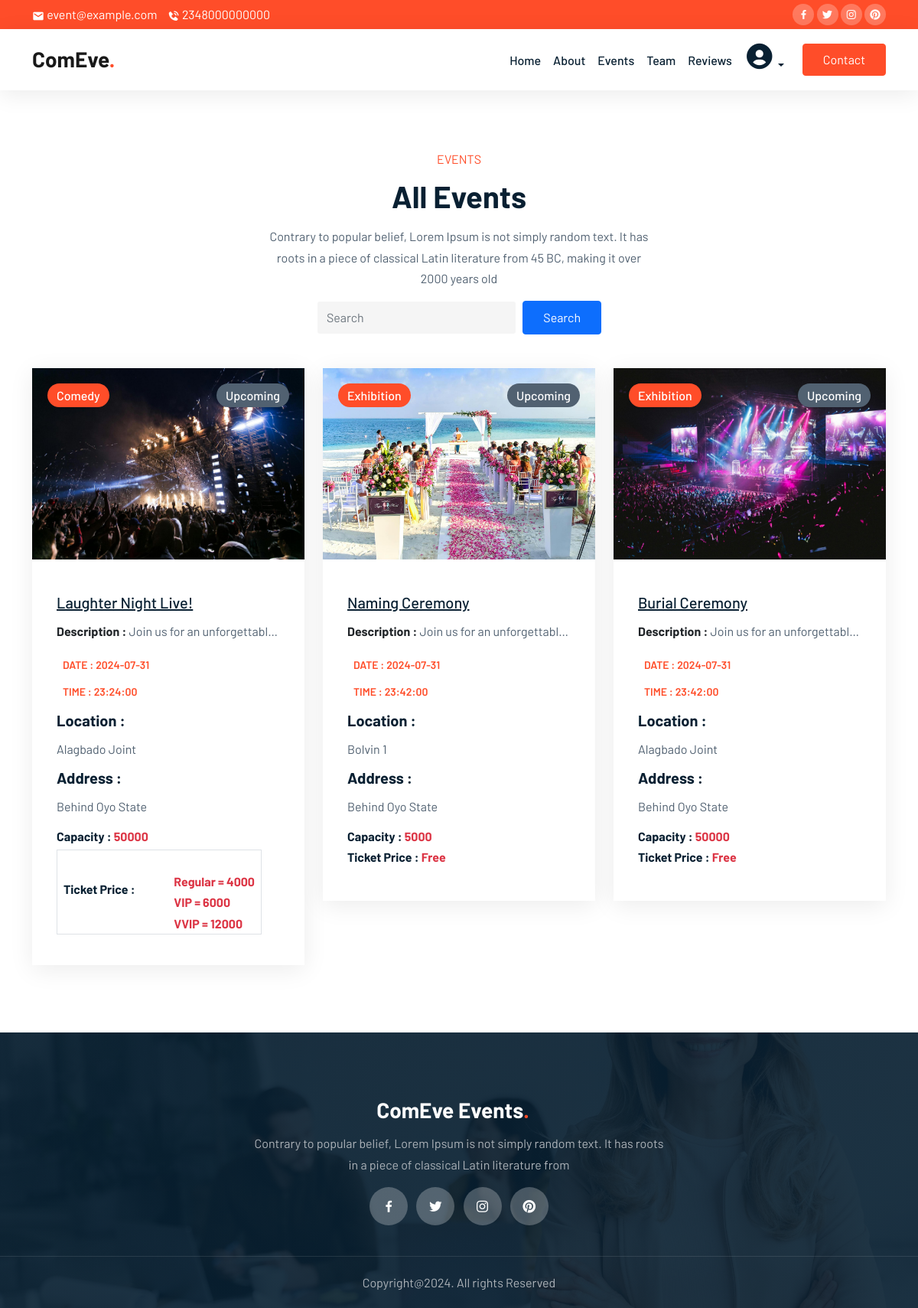
Screenshot of /events.php with the database file from the repository.
### tables this page shows
CREATE TABLE `settings` (
  `setting_id` int(11) NOT NULL,
  `title` varchar(255) NOT NULL,
  `about` text NOT NULL,
  `logo` varchar(255) NOT NULL
);

CREATE TABLE `events` (
  `event_id` int(11) NOT NULL,
  `title` varchar(255) NOT NULL,
  `description` text NOT NULL,
  `category_id` int(11) NOT NULL,
  `date` date NOT NULL,
  `time` time NOT NULL,
  `center_id` int(11) NOT NULL,
  `flyer` varchar(255) NOT NULL,
  `user_id` int(11) NOT NULL,
  `created_at` datetime NOT NULL,
  `status` varchar(50) NOT NULL
);

CREATE TABLE `categories` (
  `category_id` int(11) NOT NULL,
  `name` varchar(50) NOT NULL,
  `description` text NOT NULL,
  `created_at` datetime NOT NULL
);

CREATE TABLE `event_center` (
  `center_id` int(11) NOT NULL,
  `name` varchar(255) NOT NULL,
  `description` text NOT NULL,
  `address` varchar(255) NOT NULL,
  `capacity` int(20) NOT NULL,
  `charge` int(20) NOT NULL,
  `image` varchar(255) NOT NULL,
  `user_id` int(11) NOT NULL,
  `created_at` datetime NOT NULL,
  `updated_on` datetime NOT NULL DEFAULT current_timestamp()
);

CREATE TABLE `prices` (
  `price_id` int(11) NOT NULL,
  `regular` int(11) NOT NULL,
  `vip` int(11) NOT NULL,
  `vvip` int(11) NOT NULL,
  `event_id` int(11) NOT NULL
);

### events.php (the view, shortened to what this page needs)
<?php
include "./includes/header.php";
include "./includes/topNav.php";
$status = 'Upcoming';
$eventQuery = "SELECT * FROM events WHERE status = ?";
$events = $conn->prepare($eventQuery);
$events->bind_param("s", $status);
$events->execute();
$results = $events->get_result()->fetch_all(MYSQLI_ASSOC);
?>
    <section id="events">
        <div class="container">
            <div class="row">
                <div class="col-12">
                    <div class="intro">
                        <h6>Events</h6>
                        <h1>All Events</h1>
                        <p class="mx-auto">Contrary to popular belief, Lorem Ipsum is not simply random text. It has
                            roots in a piece of classical Latin literature from 45 BC, making it over 2000 years old</p>
                        <form class="d-flex col-lg-4 m-auto" method="post" action="events.php">
                            <input class="form-control me-2" type="text" name="search-term" placeholder="Search">
                            <button class="btn btn-primary" type="submit">Search</button>
                        </form>
                    </div>
                </div>
            </div>
            <div class="row">
            <?php foreach ($results as $key => $row) : ?>
                <div class="col-md-4 my-2">
                    <article class="blog-post">
                    <img width="auto" height="250px" src="./admin/uploads/<?= $row['flyer']; ?>" alt="">
                    <?php
                    $categoryQuery = "SELECT * FROM categories WHERE category_id = ?";
                    $stmt13 = $conn->prepare($categoryQuery);
                    $stmt13->bind_param("i", $row['category_id']);
                    $stmt13->execute();
                    $row1 = $stmt13->get_result()->fetch_assoc();
                    ?>
                    <a href="#" class="tag"><?= $row1['name'] ?></a>
                    <a href="#" class="tag1"><?= $row['status'] ?></a>
                    <div class="content">
                        <h5><a href="./single-event.php?event_id=<?= $row['event_id'] ?>"><?= $row['title'] ?></a></h5>
                        <p style="overflow: hidden; white-space: nowrap;text-overflow: ellipsis;"><span class="text-dark fw-bolder"> Description : </span><?= $row['description'] ?></p>
                        <div class="col-lg-12">
                            <div class="col-lg-12 m-2">
                                <small>DATE : <?= $row['date'] ?></small>
                            </div>
                            <div class="col-lg-12 m-2">
                                <small>TIME : <?= $row['time'] ?></small>
                            </div>
                        </div>
                        <?php
                        $centerQuery = "SELECT * FROM event_center WHERE center_id = ?";
                        $stmt11 = $conn->prepare($centerQuery);
                        $stmt11->bind_param("i", $row['center_id']);
                        $stmt11->execute();
                        $row2 = $stmt11->get_result()->fetch_assoc();
                        ?>
                        <h5>Location : </h5><span><?= $row2['name'] ?></span>
                        <h5>Address : </h5><span><?= $row2['address'] ?></span>
                        <div class="row col-lg-12">
                            <div class="col-lg-12 my-2">
                            <div class="col-lg-12 my-2">
                                <h6> Capacity : <span class="text-danger"><?= $row2['capacity'] ?></span></h6>
                            </div>
                                <?php
                                $priceQuery = "SELECT * FROM prices WHERE event_id = ?";
                                $stmt15 = $conn->prepare($priceQuery);
                                $stmt15->bind_param("i", $row['event_id']);
                                $stmt15->execute();
                                $row5 = $stmt15->get_result()->fetch_assoc();
                                if ($row5) :
                                ?>
                                <div class="price col-lg-12 border px-2">
                                    <h6> Ticket Price : </h6><span class="text-danger fw-bolder"><?= '<br>' . 'Regular = ' . $row5['regular'] . '<br>' . 'VIP = ' . $row5['vip']. '<br>' . 'VVIP = ' . $row5['vvip'] ?></span>
                                </div>
                                <?php else : ?>
                                    <h6> Ticket Price : <span class="text-danger">Free</span></h6>
                                <?php endif; ?>
                            </div>
                        </div>
                    </div>
                    </article>
                </div>
            <?php endforeach; ?>
            </div>
        </div>
    </section>
    <?php include "./includes/footer.php"; ?>
</body>
</html>

### includes/header.php (shortened to what this page needs)
<?php include './admin/database/db.php';
$setting_id = 1;
$settingQuery = "SELECT * FROM settings WHERE setting_id = ? LIMIT 1";
$setting = $conn->prepare($settingQuery);
$setting->bind_param("i", $setting_id);
$setting->execute();
$settings = $setting->get_result()->fetch_assoc();
?>
<!doctype html>
<html lang="en">
<head>
    <link rel="stylesheet" href="css/bootstrap.min.css">
    <link rel="stylesheet" href="css/owl.carousel.min.css">
    <link rel="stylesheet" href="css/owl.theme.default.min.css">
    <link href='https://unpkg.com/boxicons@2.1.1/css/boxicons.min.css' rel='stylesheet'>
    <link rel="stylesheet" href="css/style.css">
</head>
<body data-bs-spy="scroll" data-bs-target=".navbar" data-bs-offset="70">

### includes/topNav.php (shortened to what this page needs)
<div class="top-nav" id="home">
    <div class="container">
        <div class="row justify-content-between">
            <div class="col-auto">
                <p> <i class='bx bxs-envelope'></i> event@example.com</p>
                <p> <i class='bx bxs-phone-call'></i> 2348000000000 </p>
            </div>
            <div class="col-auto social-icons">
                <a href="#"><i class='bx bxl-facebook'></i></a>
                <a href="#"><i class='bx bxl-twitter'></i></a>
                <a href="#"><i class='bx bxl-instagram'></i></a>
                <a href="#"><i class='bx bxl-pinterest'></i></a>
            </div>
        </div>
    </div>
</div>
<nav class="navbar navbar-expand-lg navbar-light bg-white sticky-top">
    <div class="container">
        <a class="navbar-brand" href="./"><?= $settings['title'] ?><span class="dot">.</span></a>
        <div class="collapse navbar-collapse" id="navbarNav">
            <ul class="navbar-nav ms-auto justify-content-center align-items-center ">
                <li class="nav-item">
                    <a class="nav-link" href="http://localhost/community/#home">Home</a>
                </li>
                <li class="nav-item">
                    <a class="nav-link" href="http://localhost/community/#about">About</a>
                </li>
                <li class="nav-item">
                    <a class="nav-link" href="#events">Events</a>
                </li>
                <li class="nav-item">
                    <a class="nav-link" href="http://localhost/community/#team">Team</a>
                </li>
                <li class="nav-item">
                    <a class="nav-link" href="http://localhost/community/#reviews">Reviews</a>
                </li>
                <li class="nav-item dropdown">
                    <a class="nav-link dropdown-toggle" href="#" role="button" data-bs-toggle="dropdown"><i class='bx bxs-user-circle h1'></i></a>
                </li>
            </ul>
            <a href="#" data-bs-toggle="modal" data-bs-target="#exampleModal" class="btn btn-brand ms-lg-3">Contact</a>
        </div>
    </div>
</nav>

### includes/footer.php (shortened to what this page needs)
<footer>
        <div class="footer-top text-center">
            <div class="container">
                <div class="row justify-content-center">
                    <div class="col-lg-6 text-center">
                        <h4 class="navbar-brand">ComEve Events<span class="dot">.</span></h4>
                        <p>Contrary to popular belief, Lorem Ipsum is not simply random text. It has roots in a piece of
                            classical Latin literature from</p>
                        <div class="col-auto social-icons">
                            <a href="#"><i class='bx bxl-facebook'></i></a>
                            <a href="#"><i class='bx bxl-twitter'></i></a>
                            <a href="#"><i class='bx bxl-instagram'></i></a>
                            <a href="#"><i class='bx bxl-pinterest'></i></a>
                        </div>
                    </div>
                </div>
            </div>
        </div>
        <div class="footer-bottom text-center">
            <p class="mb-0">Copyright@2024. All rights Reserved</p>
        </div>
    </footer>

### css/style.css (style rules this page uses)
:root { --brand: #ff4d29; --dark: #092032; --body: #516171; --border: rgba(0,0,0,0.08); --shadow: 0px 6px 30px rgba(0, 0, 0, 0.08); }
body { font-family: "Barlow", sans-serif; color: var(--body); line-height: 1.7; }
h1,h2,h3,h4,h5,h6, .display-1,.display-2,.display-3,.display-4 { font-weight: 700; color: var(--dark); }
img { width: 100%; }
a { color: var(--dark); transition: all 0.4s ease; font-weight: 500; }
section { padding-top: 80px; padding-bottom: 80px; }
.top-nav { background-color: var(--brand); color: #fff; padding-top: 5px; padding-bottom: 5px; }
.top-nav p { display: inline-block; margin-bottom: 0; margin-right: 10px; }
.top-nav span, .top-nav i { vertical-align: middle; }
.navbar { box-shadow: var(--shadow); }
.social-icons a { width: 28px; height: 28px; display: inline-flex; color: #fff; background-color: rgba(255, 255, 255, 0.25); text-decoration: none; align-items: center; justify-content: center; border-radius: 100px; }
.navbar .navbar-nav .nav-link { color: var(--dark); }
.navbar-brand { font-size: 28px; font-weight: 700; }
.navbar-brand .dot { color: var(--brand); }
.btn { padding: 8px 26px; }
.btn-brand { border-color: var(--brand); background-color: var(--brand); color: #fff; }
.intro { margin-bottom: 36px; text-align: center; }
.intro p { max-width: 500px; }
.intro h6 { color: var(--brand); font-weight: 400; text-transform: uppercase; }
.intro h1 { margin-top: 15px; margin-bottom: 15px; }
.blog-post { position: relative; background-color: #fff; box-shadow: var(--shadow); }
.blog-post .content { padding: 32px; }
.blog-post .tag { position: absolute; top: 20px; left: 20px; background-color: var(--brand); padding: 2px 12px; border-radius: 100px; text-decoration: none; color: #fff; }
.blog-post .tag1 { position: absolute; top: 20px; right: 20px; background-color: var(--body); padding: 2px 12px; border-radius: 100px; text-decoration: none; color: #fff; }
.blog-post h5 { margin-top: 12px; margin-bottom: 12px; }
.blog-post small { color: var(--brand); font-weight: 600; }
.blog-post .price { display: flex; flex-direction: row; justify-content: space-between; align-items: center; }
footer { background: linear-gradient(0deg, rgba(8, 32, 50, 0.9), rgba(8, 32, 50, 0.9)), url(../img/bg_banner1.jpg), #082032;; background-size: cover; background-position: center; background-repeat: no-repeat; }
footer .footer-top { padding-top: 80px; padding-bottom: 40px; }
.footer-bottom { border-top: 1px solid rgba(255, 255, 255, 0.1); padding-bottom: 20px; padding-top: 20px; }
footer .navbar-brand { color: #fff; }
footer p { color: #ADB3B9; }
footer .social-icons a { width: 50px; height: 50px; font-size: 20px; margin-left: 4px; margin-right: 4px; }
input.form-control { border-color: transparent; height: 44px; }
.form-control { background-color: rgba(0, 0, 0, 0.04); border-color: rgba(0, 0, 0, 0.04);; }

### rows the page displays
settings: title "ComEve"
events: flyer (picture), category.name "Comedy", status "Upcoming", title "Laughter Night Live!", description "Join us for an unforgettabl…", date "2024-07-31", time "23:24:00", center.name "Alagbado Joint", center.address "Behind Oyo State", center.capacity "50000", prices.regular "4000", prices.vip "6000", prices.vvip "12000"
events: flyer (picture), category.name "Exhibition", status "Upcoming", title "Naming Ceremony", description "Join us for an unforgettabl…", date "2024-07-31", time "23:42:00", center.name "Bolvin 1", center.address "Behind Oyo State", center.capacity "5000", shows "Ticket Price :"
events: flyer (picture), category.name "Exhibition", status "Upcoming", title "Burial Ceremony", description "Join us for an unforgettabl…", date "2024-07-31", time "23:42:00", center.name "Alagbado Joint", center.address "Behind Oyo State", center.capacity "50000", shows "Ticket Price :"
